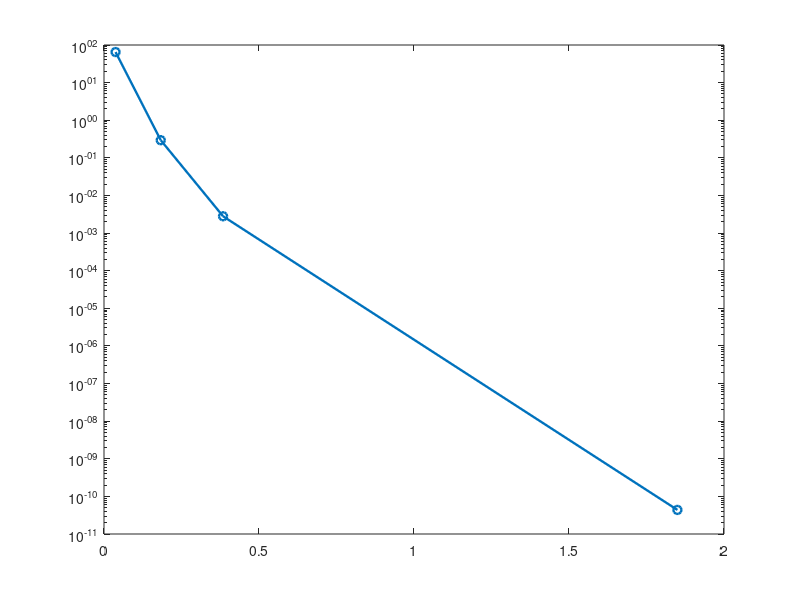

Write MATLAB code to recreate this figure. (Note: this script raises an error after producing the figure.)
clc ;
close all ;
clear all ;

runtime = [3.726800e-02 1.829910e-01 3.840750e-01 1.849739] ;
error = [6.498889e+01 2.948186e-01 2.797706e-03 4.365575e-11] ;

semilogy(runtime, error, 'o-', 'LineWidth', 1.7) ;

labels = {'k=100', 'k=500', 'k=1000', 'k=5000'} ;
text(runtime, error, labels, 'horizontal','left', 'vertical','bottom', 'FontSize', 12)

title('Error vs Execution time (Power iteration on s3rmt3m3.mtx)' ,'FontSize',15, 'Interpreter','latex')
xlabel('Runtime (sec)', 'Interpreter', 'latex', 'FontSize',14)
ylabel('error ($ \lambda^{(true)} - \lambda^{(computed)} $)', 'Interpreter', 'latex',...
    'FontSize', 15)